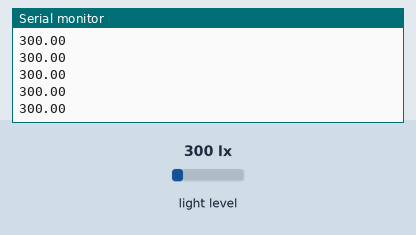
Simulated run of this sketch. Board: Arduino Uno, built with avr-gcc and run on an emulated ATmega328P. Shown: the last lines printed to the serial monitor. The inputs (shaded band) are chosen by the test bench; at power-on: light level 300 lx.

Above: at 1.2 s.
1.3 s: light level set to 40 lx
At 1.69 s:
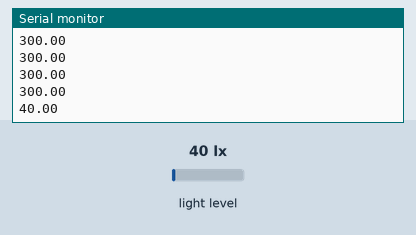
2.8 s: light level set to 500 lx
At 2.94 s:
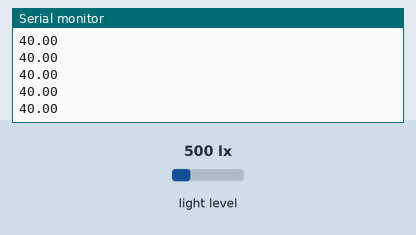
Timing chart, 0 to 5.8 s (numbered marks = the images above; inputs shaded):
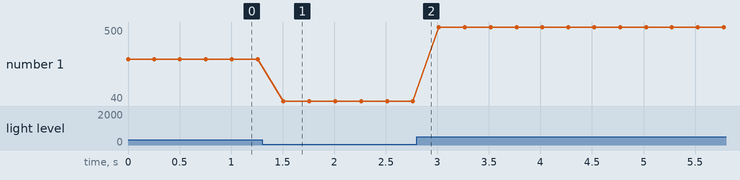

The sketch:

Ambient_Sensor_Test_Code.ino
```cpp
#include <hp_BH1750.h>

//sla to sla
//scl to scl
//vin to 5v
//grn to grn
hp_BH1750 BH1750;

void setup() {
  // put your setup code here, to run once:
  Serial.begin(9600);

  //initialize sensor, print if failed
  bool avail = BH1750.begin(BH1750_TO_GROUND);
  if (!avail) {
    Serial.println("No BH1750 sensor found!");
    while (true) {};
  }

  int lux;
}

void loop() {
  // put your main code here, to run repeatedly:
  BH1750.start();   //starts a measurement
  float lux=BH1750.getLux();  //  waits until a conversion finished
  Serial.println(lux);
  delay(250);
}


// sample readings
//85.00
//83.75
//136.25
//136.67
//1617.08
//3429.58
```

Measured:
- after the input at 1.3 s, the serial monitor: prints a new line after 0.21 s (image 1)
- plotted number 1: 300 → 40 after the input at 1.3 s, 40 → 50 after the input at 2.8 s
